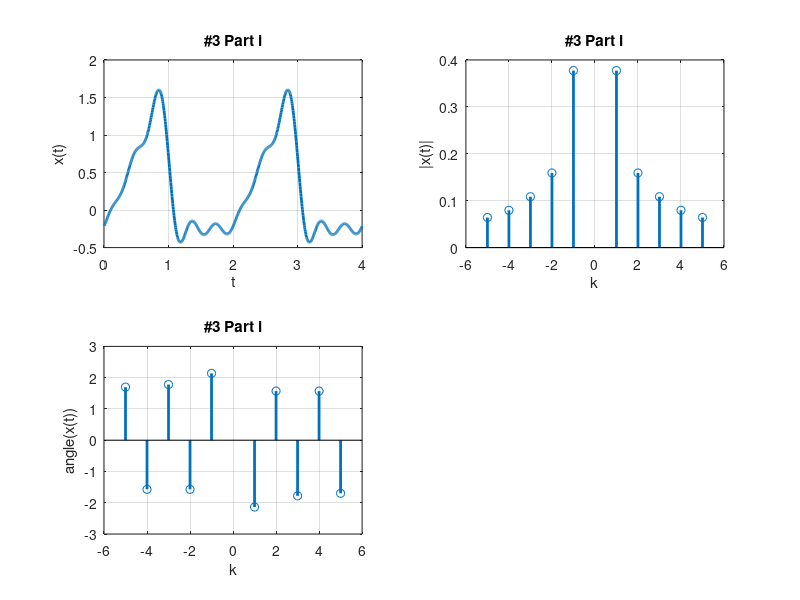

This figure's MATLAB source:
%Problem 1 part i
%Liberal inspiration on this code from Dr. Wentworth
%Version 2/19/16
%Author Austin Chase Minor

clc;
clear;
T = 1
N = 5
M = 800
dt = 4*T/M

for k = 1:2*N
  kn(k) = -k*(k <= N) + (k-N)*(k > N);
  i = -k*(k <= N) + (k-N)*(k > N);
  c(k) = j/(pi*i)*e^(-j*pi*i) + 1/(pi^2 * i^2)*(e^(-j*pi*i)-1);
end

for i = 1:M
  t(i) = i*dt;
  for k = 1:2*N
    m = -k*(k <= N) + (k-N)*(k > N);
    x(k) = c(k) * e^(j*m*pi*t(i));
  end
  xtot(i) = .25 + sum(x);
end

figure
subplot(2,2,1)
plot(t, xtot, 'linewidth', 2)
xlabel('t')
ylabel('x(t)')
title('#3 Part i')
grid on

subplot(2,2,2)
stem(kn, abs(c), 'linewidth', 2)
xlabel('k')
ylabel('|x(t)|')
title('#3 Part i')
grid on

subplot(2,2,3)
stem(kn, angle(c), 'linewidth', 2)
xlabel('k')
ylabel('angle(x(t))')
title('#3 Part i')
grid on